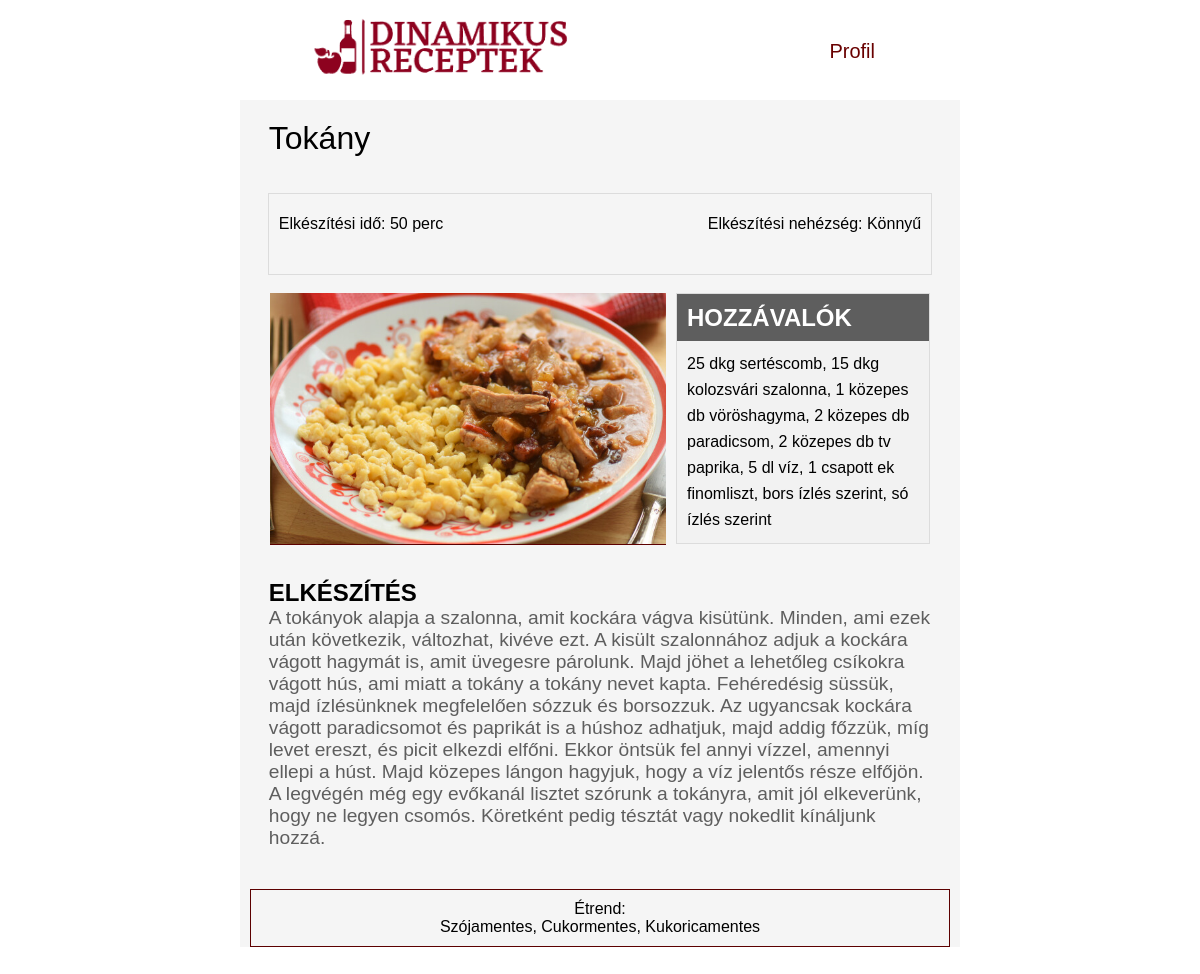
Screenshot of /recept.php?id=101 with the database file from the repository.
### tables this page shows
CREATE TABLE `receptek` (
  `id` int(11) NOT NULL,
  `nev` varchar(50) NOT NULL,
  `leiras` text NOT NULL,
  `nehezseg` enum('konnyu','kozepes','nehez') NOT NULL,
  `hozzavalok` text NOT NULL,
  `elkeszitesi_ido` int(11) NOT NULL,
  `ertekeles` int(11) DEFAULT NULL,
  `feltolto` varchar(50) NOT NULL,
  `imgurl` varchar(100) NOT NULL,
  `nemzetiseg` text NOT NULL
);

### recept.php (the view, shortened to what this page needs)
<?php
    try {
        $dbuser = "root";
        $dbpassw = "";
        $conn = new PDO("mysql:host=localhost;dbname=receptek1", $dbuser, $dbpassw);
        $conn->setAttribute(PDO::ATTR_ERRMODE, PDO::ERRMODE_EXCEPTION);
    } catch (PDOException $e){
        echo "<p>Adatbázis kapcsolódási hiba: ".$e->getMessage()."</p>\n";
        die();
    } catch (Exception $e){
        echo "<p>Hiba: ".$e->getMessage()."</p>\n";
        die();
    }
    try {
        $sql = "SELECT * FROM receptek WHERE id LIKE :id";
        $query = $conn->prepare($sql);
        $query->bindParam(':id', $_GET["id"]);
        $query->execute();
        if ($query->rowCount()==1) {
            $i=0;
            while ($row = $query->fetch(PDO::FETCH_ASSOC)) {
                foreach ($row as $mezo) {
                    $recept[$i] = $mezo;
                    $i++;
                }
            }
            $nev=$recept[1];
            $leiras=$recept[2];
            $nehezseg=$recept[3];
            $hozzavalok=$recept[4];
            $ido=$recept[5];
            $kep=$recept[8];
            switch ($nehezseg) {
                case "konnyu" :
                    $nehezseg = "Könnyű";
                    break;
            }
        } else {
            echo "<p>Nincs listázható recept.</p>";
        }
    } catch (PDOException $e) {
        echo "<p>Lekérdezési hiba: ".$e->getMessage()."</p><br>";
        die();
    } catch (Exception $e){
        echo "<p>Hiba: ".$e->getMessage()."</p>\n";
        die();
    }
    try {
        $sql = "SELECT vegetarianus, vegan, gluten, laktoz, tojas, szoja, cukor, kukorica FROM szurok JOIN receptek ON szurok.recept_id=receptek.id WHERE id LIKE :id";
        $query = $conn->prepare($sql);
        $query->bindParam(':id', $_GET["id"]);
        $query->execute();
        if ($query->rowCount()>0) {
            $i=0;
            while ($row = $query->fetch(PDO::FETCH_ASSOC)) {
                foreach ($row as $mezo) {
                    $szurok[$i] = $mezo;
                    $i++;
                }
            }
        }
        $allergen=array();
        if ($szurok[5]==1) {
            array_push($allergen, "Szójamentes");
        }
        if ($szurok[6]==1) {
            array_push($allergen, "Cukormentes");
        }
        if ($szurok[7]==1) {
            array_push($allergen, "Kukoricamentes");
        }
    } catch (PDOException $e) {
        echo "<p>Lekérdezési hiba: ".$e->getMessage()."</p><br>";
        die();
    } catch (Exception $e){
        echo "<p>Hiba: ".$e->getMessage()."</p>\n";
        die();
    }
?>
<!DOCTYPE html>
<html lang="hu">
<head>
    <link href="http://fonts.cdnfonts.com/css/gentium-book-basic" rel="stylesheet">
    <link rel="stylesheet" href="./css/header.css">
    <link rel="stylesheet" href="./css/recept.css">
</head>
<body>
<header>
        <div id="logo">
            <a href="index.php">
                <img src="./kepek/logo1.png">
            </a>
        </div>
        <div id="menu">
        <div class="dropdown">
                <p onclick="dropDown1()" class="dropbtn desktop">Profil</p>
            </div>
        </div>
    </header>
    <div id="container">
        <div id="receptNev">
            <p><?php echo $nev; ?></p>
        </div>
        <br><br>
        <div id="info">
            <p>Elkészítési idő: <?php echo $ido; ?> perc</p>
            <p style="float: right;">Elkészítési nehézség: <?php echo $nehezseg; ?></p>
            <br><br>
        </div>
        <br>
        <div id="receptKep">
            <img src="<?php echo $kep; ?>">
        </div>
        <div id="hozzavalok">
            <div id="hozzavalokNev"><h4>HOZZÁVALÓK</h4></div>
            <div id="hozzavalokOssz">
                <?php echo $hozzavalok; ?>
            </div>
        </div>
        <br>
        <div id="elkeszites">
            <h2>ELKÉSZÍTÉS</h2>
            <div class="folyamat">
                <p>
                    <?php echo $leiras; ?>
                </p>
            </div>
        </div>
        <div id="etrend">
            <p>Étrend: <br><?php echo implode(", ", $allergen) ?></p>
        </div>
    </div>
</body>
</html>

### css/header.css (style rules this page uses)
* { padding: 0; margin: 0; }
body { min-width: 300px; }
header { height: 60px; }
#logo { padding: 5px; display: inline-block; }
#logo a img { height: 42px; }
#menu { float: right; }
#container { padding-top: 20px; }
.dropdown { position: relative; display: inline-block; }
.desktop { display: none; }
@media only screen and (min-width: 600px) { header { height: 90px; } }
@media only screen and (min-width: 600px) { #logo { padding: 10px; display: inline-block; } }
@media only screen and (min-width: 600px) { #logo a img { height: 70px; } }
@media only screen and (min-width: 600px) { #menu { float: right; } }
@media only screen and (min-width: 600px) { .dropdown { display: inline-block; } }
@media only screen and (min-width: 1024px) { .desktop { display:inline-block; margin: 40px 25px; font-size: 20px; color: rgba(105, 0, 0); cursor: pointer; } }
@media only screen and (min-width: 1024px) { header { margin: auto; height: 100px; width: 50%; } }
@media only screen and (min-width: 1024px) { #logo { padding: 10px; display: inline-block; } }
@media only screen and (min-width: 1024px) { #logo a img { height: 70px; } }
@media only screen and (min-width: 1024px) { #menu { float: right; } }

### css/recept.css (style rules this page uses)
* { font-family: 'Gentium Book Basic', sans-serif; }
#receptNev { width: 92%; margin: auto; font-size: 2em; }
#info { width: 92%; margin: auto; text-align: center; border: 1px rgba(169, 169, 169, 0.342) solid; height: 80px; }
#info p { height: 100%; float: left; line-height: 60px; padding-left: 10px; padding-right: 10px; }
#receptKep { width:92%; margin: auto; }
#receptKep img { position: relative; width: 100%; }
#hozzavalok { width: 92%; margin: auto; overflow: hidden; border: 1px rgba(169, 169, 169, 0.342) solid; }
#hozzavalokNev { width: 100%; background-color: rgb(94, 94, 94); color: white; height: 37px; padding-left: 10px; padding-top: 10px; font-size: 1.5em; }
#hozzavalokOssz { padding: 10px; list-style: none; line-height: 26px; background-color: rgb(242, 242, 242); }
#elkeszites { width: 92%; margin: auto; margin-top: 30px; padding-bottom: 30px; }
.folyamat { font-size: 1.2em; color:rgb(94, 94, 94); }
#etrend { text-align: center; border: 1px rgb(92, 0, 0) solid; padding: 10px; margin: 10px; float: 0; }
@media only screen and (min-width: 600px) { #receptKep { width: 80%; margin: auto; } }
@media only screen and (min-width: 600px) { #hozzavalok { width: 80%; margin: auto; overflow: hidden; border: 1px rgba(169, 169, 169, 0.342) solid; } }
@media only screen and (min-width: 1024px) { #container { width: 60%; margin: auto; background-color: whitesmoke; } }
@media only screen and (min-width: 1024px) { #receptKep { max-width: 55%; max-height: 500px; width: auto; height: auto; margin: auto; margin-left: 30px; display: inline-block; } }
@media only screen and (min-width: 1024px) { #receptKep img { width:100%; max-height:100%; object-fit: cover; border-bottom: 1px rgb(92, 0, 0) solid; } }
@media only screen and (min-width: 1024px) { #hozzavalok { float: right; max-width: 35%; margin: auto; margin-right: 30px; overflow: hidden; border: 1px rgba(169, 169, 169, 0.342) solid; } }

### rows the page displays
receptek: nev "Tokány", elkeszitesi_ido "50", nehezseg "Könnyű", imgurl (picture), hozzavalok "25 dkg sertéscomb, 15 dkg kolozsvári szalonna, 1 közepes db vöröshagyma, 2 közepes db paradicsom, 2 közepes db tv paprika, 5 dl víz, 1 csapott ek finomliszt, bors ízlés szerint, só ízlés szerint", leiras "A tokányok alapja a szalonna, amit kockára vágva kisütünk. Minden, ami ezek után következik, változhat, kivéve ezt. A kisült szalonnához adjuk a kockára vágott hagymát is, amit üvegesre párolunk. Majd jöhet a lehetőleg csíkokra vágott hús, ami miatt a tokány a tokány nevet kapta. Fehéredésig süssük, majd ízlésünknek megfelelően sózzuk és borsozzuk. Az ugyancsak kockára vágott paradicsomot és paprikát is a húshoz adhatjuk, majd addig főzzük, míg levet ereszt, és picit elkezdi elfőni. Ekkor öntsük fel annyi vízzel, amennyi ellepi a húst. Majd közepes lángon hagyjuk, hogy a víz jelentős része elfőjön. A legvégén még egy evőkanál lisztet szórunk a tokányra, amit jól elkeverünk, hogy ne legyen…"

### other values shown
implode(", ", $allergen) "Szójamentes, Cukormentes, Kukoricamentes"
